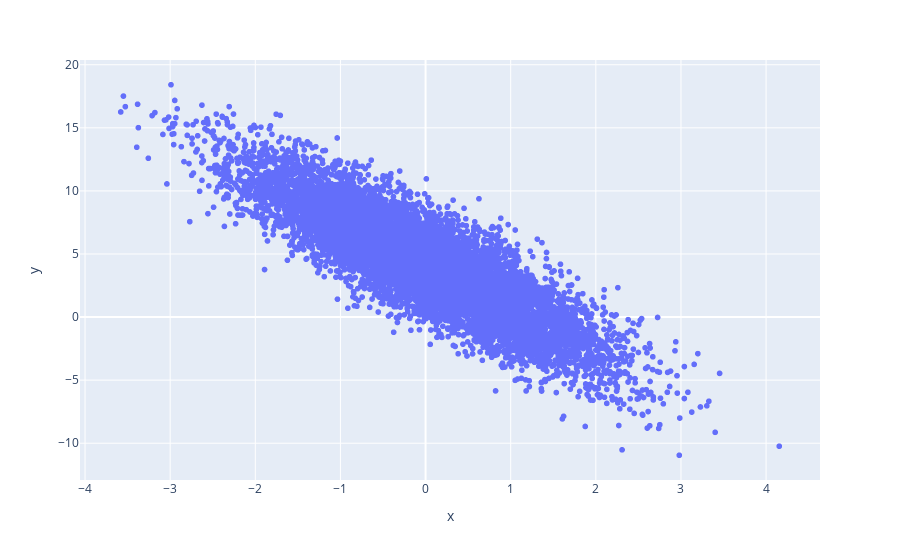

The notebook cell this image was saved under:
### Code cell
#via plotly
import plotly.express as px
fig1 = px.scatter(x=(np.array(X[:,1])),y =np.array(y))
fig1.show()

### Figure 1 — Plotly figure (JSON) as saved in the notebook; plotly's stock layout.template omitted (floating-point values rounded to 4 significant figures; data arrays with more than 128 entries replaced by an {"elided": "..."} marker saying what was removed)
{"data": [{"hovertemplate": "x=%{x}<br>y=%{y}<extra></extra>", "legendgroup": "", "marker": {"color": "#636efa", "symbol": "circle"}, "mode": "markers", "name": "", "showlegend": false, "type": "scattergl", "x": {"elided": "10000 float values"}, "xaxis": "x", "y": {"elided": "10000 float values"}, "yaxis": "y"}], "layout": {"legend": {"tracegroupgap": 0}, "margin": {"t": 60}, "xaxis": {"anchor": "y", "domain": [0, 1], "title": {"text": "x"}}, "yaxis": {"anchor": "x", "domain": [0, 1], "title": {"text": "y"}}}}
